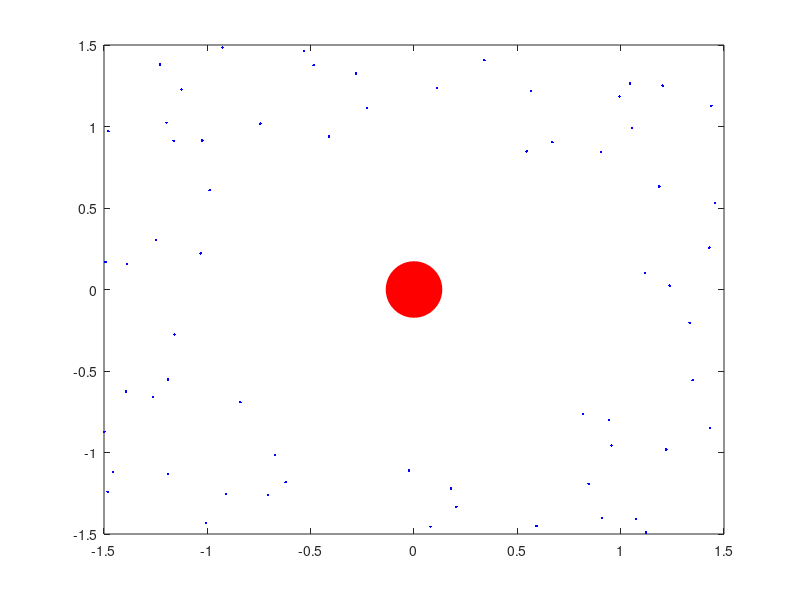

Here is the MATLAB script that generated this plot:
% Demo: planetal orbit around the sun using 1.order forward Euler scheme.
clear all
clc
close all
MG=1;
tmax=100;
dt=0.01;   % This is way too big, even 0.001 makes the planet drift outwards

x=1;
y=0;
u=0;
v=1;
figure(1)
plot(0,0,'ro','MarkerSize',40,'MarkerFaceColor','r')
axis([-1.5 1.5 -1.5 1.5])
hold on
h=plot(x,y,'bo','MarkerSize',20);   % handle to the graphic object for animation

for i=1:ceil(tmax/dt)
    r=sqrt(x^2+y^2);
    xnew=x+dt*u;
    ynew=y+dt*v;
    u=u-dt*MG*x/r^3;
    v=v-dt*MG*y/r^3;
    x=xnew;y=ynew;
    set(h,'XData',x,'YData',y)   % Change the position
    if mod(i,100)==0             % Make a small path marker
        plot(x,y,'b.')
    end
    drawnow;
end
hold off
    
